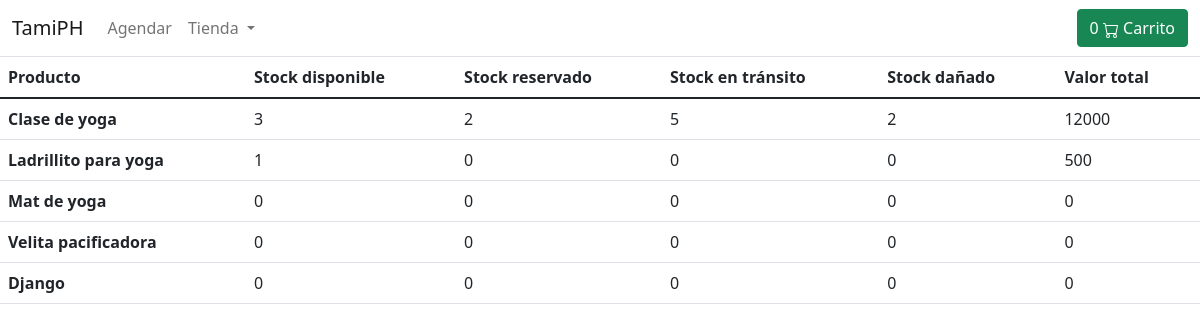
/stock/, run on the app's committed database.
### stock/models.py (models this page shows, shortened)
class Stock(models.Model):
    product = models.OneToOneField(Product, related_name='product', on_delete=models.RESTRICT)
    available = models.IntegerField(default=0)
    reserved = models.IntegerField(default=0)
    on_order = models.IntegerField(default=0)
    damaged = models.IntegerField(default=0)
    value = models.IntegerField(default=0)

### store/models.py (models this page shows, shortened)
class Product(models.Model):
    category = models.ForeignKey(Category, related_name='category', on_delete=models.CASCADE)
    created_by = models.ForeignKey(User, related_name='product_creator', on_delete=models.CASCADE)
    name = models.CharField(max_length=255, unique=True)
    desc = models.TextField(blank=True)
    image = models.ImageField(upload_to='images/', default='images/default.jpeg')
    slug = models.SlugField(max_length=255, unique=True)
    price = models.IntegerField()
    in_stock = models.BooleanField(default=True)
    active = models.BooleanField(default=False)
    created_at = models.DateTimeField(auto_now_add=True)
    updated_at = models.DateTimeField(auto_now=True)
    objects = models.Manager()
    products = ProductManager()
    class Meta:
        verbose_name_plural = 'Products'
        ordering = ('-created_at',)
    def __str__(self):
        return self.name

### stock/views.py (the view)
# urls.py: path('', views.stock_list, name='stock_list'),
def stock_list(request):
    stock = Stock.objects.all()
    return render(request, 'stock/home.html', {'stock': stock})

### basket/basket.py (called while the page is built)
    def __len__(self):
        return sum(item['product_qty'] for item in self.basket.values())

### store/context_processors.py (called while the page is built)
def categories(request):
    return {
        'categories': Category.objects.all()
        }

### store/models.py (called while the page is built)
    def get_absolute_url(self):
        return reverse('store:category_detail', args=[self.slug])

### templates/stock/home.html (shortened to what this page needs)
{% extends "../store/base.html" %}
{% load static %}
{% block content %}
	<table class="table">
	  <thead>
	    <tr>
	      <th scope="col">Producto</th>
	      <th scope="col">Stock disponible</th>
	      <th scope="col">Stock reservado</th>
	      <th scope="col">Stock en tránsito</th>
		  <th scope="col">Stock dañado</th>
		  <th scope="col">Valor total</th>
	    </tr>
	  </thead>
	  <tbody>
	    {% for item in stock %}
		<tr>
	      <th scope="row">{{item.product}}</th>
	      <td>{{item.available}}</td>
	      <td>{{item.reserved}}</td>
	      <td>{{item.on_order}}</td>
		  <td>{{item.damaged}}</td>
		  <td>{{item.value}}</td>
	    </tr>
	   {% endfor %}
	  </tbody>
	</table>
{% endblock %}

### data on the page
Stock: product "Clase de yoga", available "3", reserved "2", on_order "5", damaged "2", value "12000"
Stock: product "Ladrillito para yoga", available "1", reserved "0", on_order "0", damaged "0", value "500"
Stock: product "Mat de yoga", available "0", reserved "0", on_order "0", damaged "0", value "0"
Stock: product "Velita pacificadora", available "0", reserved "0", on_order "0", damaged "0", value "0"
Stock: product "Django", available "0", reserved "0", on_order "0", damaged "0", value "0"
